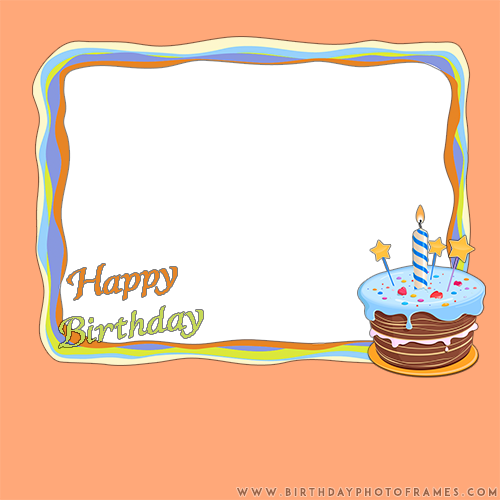
#> input picture server/components/card.png, 500 x 500 px, found by its file name
$ python image.py
#> lines starting #> are read from the running program, lines starting #| are printed output that depends on the picture
from PIL import Image, ImageDraw, ImageFont

# Load your birthday card image
image_path = "./components/card.png"  # change to your file
img = Image.open(image_path)
#> img is the input picture: PIL image 500x500 RGBA; mean R, G, B, A 224.7, 152.7, 95.2, 156.9

# Create a drawing object
draw = ImageDraw.Draw(img)

# Choose a font (make sure you have the .ttf file)
font_path = "./components/font-title.ttf"  # replace with your font path
name_font = ImageFont.truetype(font_path, 50)  # font size for the name
msg_font = ImageFont.truetype(font_path, 20)   # font size for the message

# Text you want to add
name = "[NAME]"
message = "Wishing you the happiest birthday ever! 🎉"

# Positioning (x, y) — tweak as needed
name_position = (200, 150)  # name
msg_position = (200, 300)   # message

# Draw text onto image
draw.text(name_position, name, font=name_font, fill="blue")
draw.text(msg_position, message, font=msg_font, fill="black")

# Save or show
img.save("birthday_card_custom.png")
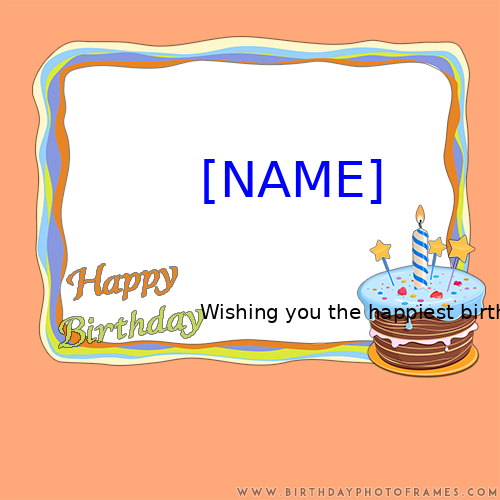
#> saved as birthday_card_custom.png: PIL image 500x500 RGBA; mean R, G, B, A 220.7, 150.1, 97, 160; transparent parts drawn white
img.show()
